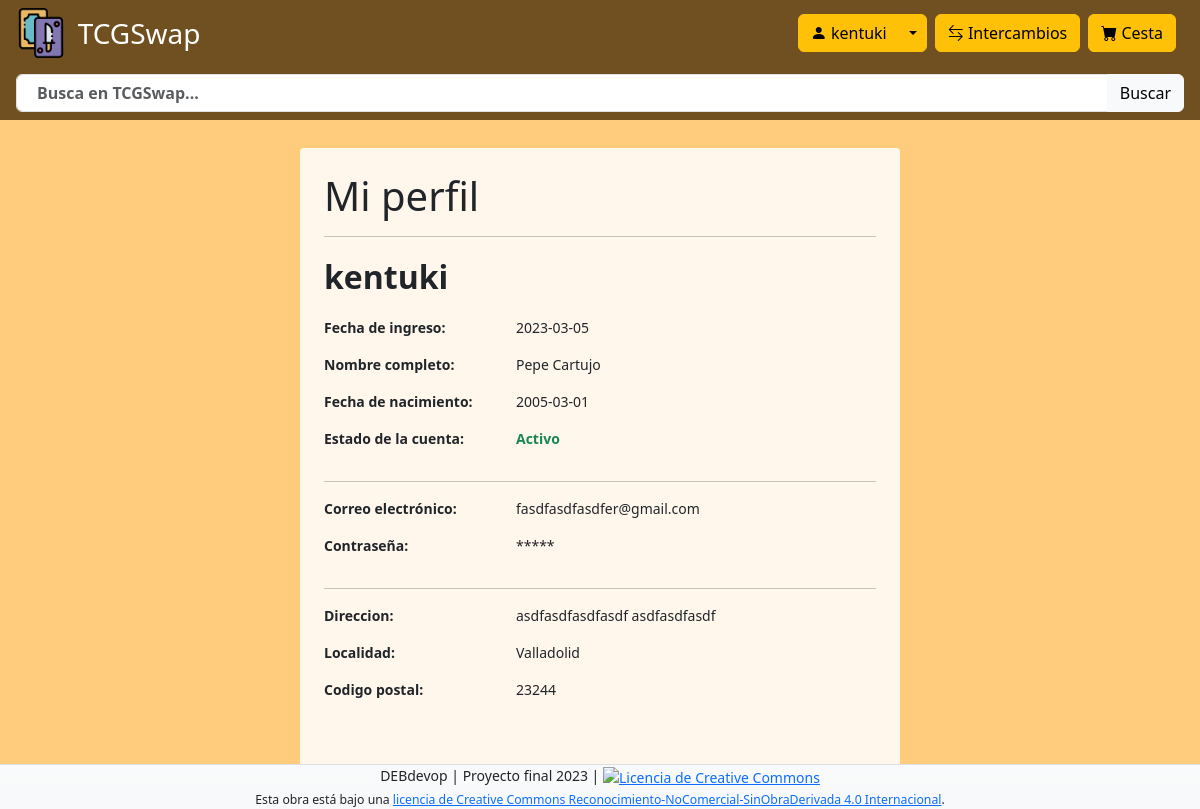
/Usuarios_c/miCuenta (signed in), run on the app's committed database.
### tables this page shows
CREATE TABLE `usuarios` (
  `id_usu` int(11) NOT NULL,
  `username` varchar(25) NOT NULL,
  `password` varchar(25) NOT NULL,
  `nombre` varchar(15) NOT NULL,
  `nombre_completo` varchar(50) NOT NULL,
  `direccion` varchar(50) NOT NULL,
  `localidad` varchar(15) NOT NULL,
  `codpostal` varchar(5) NOT NULL,
  `email` varchar(50) NOT NULL,
  `puntuacion` int(11) NOT NULL DEFAULT 0,
  `transacciones` int(11) NOT NULL DEFAULT 0,
  `disponible` tinyint(1) NOT NULL DEFAULT 1 COMMENT '1 si, 0 no',
  `fecha_creacion` date NOT NULL,
  `fecha_nac` date NOT NULL,
  `activo` tinyint(1) NOT NULL DEFAULT 0 COMMENT '1 Activo\r\n0 Inactivo',
  `token` varchar(255) NOT NULL
);

### app/controladores/Usuarios_c.php (called while the page is built, shortened)
<?php
class Usuarios_c extends Controller
{
    private $usuarios_m;
    public function __construct()
    {
        $this->usuarios_m = $this->load_model("Usuarios_m");
    }
    public function miCuenta()
    {
        $datos['usuario'] = $this->usuarios_m->leerUsu($_SESSION['sesion']['username']);
        $titulo['nombre'] = "Mi cuenta";
        $contenido = "cuenta_v";
        $this->load_view("plantilla/cabecera", $titulo);
        $this->load_view($contenido, $datos);
        $this->load_view("plantilla/pie");
    }
}

### index.php (called while the page is built, shortened)
<?php
$router = new Router();
$metodo = $router->getMethod();
$parametros = $router->getParams();
$micontrolador = new $controlador();
if (empty($parametros)) {
    $micontrolador->$metodo();
} else {
    $micontrolador->$metodo($parametros);
}

### app/modelos/Usuarios_m.php (called while the page is built, shortened)
<?php
class Usuarios_m extends Model
{
    public function leerUsu($usu){
        $cadSQL = "SELECT * FROM usuarios WHERE (username=:usu)";
        $this->consultar($cadSQL);
        $this->enlazar(":usu", $usu);
        $fila = $this->fila();
        return $fila;
    }
}

### app/vistas/cuenta_v.php (the view, shortened to what this page needs)
<main class="container-fluid min-vh-100" style="padding-top: 100px;">
    <div class="pt-3 pt-md-5">
        <div class="row justify-content-center">
            <div class="col-md-6 col-sm-8 container-gris p-4 mx-2">
                <h1>Mi perfil</h1>
                <hr />
                <p class="fs-2 fw-bold"><?= $usuario['username'] ?></p>
                <div class="row">
                    <div class="col-md-4 col-4">
                        <p class="fw-bold">Fecha de ingreso:</p>
                    </div>
                    <div class="col-md-6 col-6">
                        <p><?= $usuario['fecha_creacion'] ?></p>
                    </div>
                </div>
                <div class="row">
                    <div class="col-md-4 col-4">
                        <p class="fw-bold">Nombre completo:</p>
                    </div>
                    <div class="col-md-6 col-6">
                        <p><?= $usuario['nombre_completo'] ?></p>
                    </div>
                </div>
                <div class="row">
                    <div class="col-md-4 col-4">
                        <p class="fw-bold">Fecha de nacimiento:</p>
                    </div>
                    <div class="col-md-6 col-6">
                        <p><?= $usuario['fecha_nac'] ?></p>
                    </div>
                </div>
                <div class="row">
                    <div class="col-md-4 col-4">
                        <p class="fw-bold">Estado de la cuenta:</p>
                    </div>
                    <div class="col-md-6 col-6">
                        <?php if ($usuario['disponible']) : ?>
                            <p class="text-success fw-bold">Activo</p>
                        <?php else : ?>
                            <p class="text-danger fw-bold">Inactivo</p>
                        <?php endif; ?>
                    </div>
                </div>
                <hr />
                <div class="row">
                    <div class="col-md-4 col-4">
                        <p class="fw-bold">Correo electrónico:</p>
                    </div>
                    <div class="col-md-6 col-6">
                        <p><?= $usuario['email'] ?></p>
                    </div>
                </div>
                <div class="row">
                    <div class="col-md-4 col-4">
                        <p class="fw-bold">Contraseña:</p>
                    </div>
                    <div class="col-md-6 col-6">
                        <p>*****</p>
                    </div>
                </div>
                <hr />
                <div class="row">
                    <div class="col-md-4 col-4">
                        <p class="fw-bold">Direccion:</p>
                    </div>
                    <div class="col-md-6 col-6">
                        <p><?= $usuario['direccion'] ?></p>
                    </div>
                </div>
                <div class="row">
                    <div class="col-md-4 col-4">
                        <p class="fw-bold">Localidad:</p>
                    </div>
                    <div class="col-md-6 col-6">
                        <p><?= $usuario['localidad'] ?></p>
                    </div>
                </div>
                <div class="row">
                    <div class="col-md-4 col-4">
                        <p class="fw-bold">Codigo postal:</p>
                    </div>
                    <div class="col-md-6 col-6">
                        <p><?= $usuario['codpostal'] ?></p>
                    </div>
                </div>
                <div class="row mt-5">
                    <div class="col-6">
                        <a href="<?= BASE_URL ?>Usuarios_c/perfil_publico/<?= $usuario['username'] ?>" class="text-primary fs-7 fw-bold text-decoration-none">Ver mi perfil publico</a>
                    </div>
                </div>
            </div>
        </div>
    </div>
</main>

### app/vistas/plantilla/cabecera.php (shortened to what this page needs)
<!DOCTYPE html>
<html lang="es">
<head>
    <link rel="stylesheet" href="<?= BASE_URL; ?>app/assets/libs/bootstrap/css/bootstrap.min.css" />
    <link rel="stylesheet" href="<?= BASE_URL; ?>app/vistas/css/style.css" />
    <link rel="stylesheet" href="<?= BASE_URL; ?>app/assets/libs/icons-1.10.3/font/bootstrap-icons.css">
    <link href="https://cdn.jsdelivr.net/npm/sweetalert2@11.7.1/dist/sweetalert2.min.css" rel="stylesheet">
</head>
<body id="fondo-color" class="position-relative" style="min-height: 100vh;">
    <header id="header" class="fixed-top">
        <nav class="navbar navbar-light row">
            <div class="col-md-6 col-2">
                <a class="text-decoration-none" href="<?= BASE_URL ?>Portal_c">
                    <img src="<?= BASE_URL ?>app/assets/img/logo2.png" style="width: 50px;" class="me-2 img-fluid" />
                    <span class="navbar-brand fs-3 align-middle d-none d-md-inline d-lg-none d-xl-inline text-white">TCGSwap</span>
                </a>
            </div>
            <?php if (isset($_SESSION['sesion'])) : ?>
                <div class="justify-content-end d-flex col-md-6 col-10">
                    <div class="btn-group">
                        <button class="btn btn-warning" type="button">
                            <i class="bi bi-person-fill"></i> <span class="d-none d-md-inline"><?= $_SESSION['sesion']['username']; ?></span>
                        </button>
                        <button type="button" class="btn btn-warning me-2 dropdown-toggle dropdown-toggle-split" data-bs-toggle="dropdown" aria-expanded="false">
                        </button>
                    </div>
                    <a href="<?= BASE_URL ?>Ofertas_c/misOfertas" class="btn btn-warning me-2"><i class="bi bi-arrow-left-right"></i><span class="d-none d-md-inline"> Intercambios</span></a>
                    <a href="<?= BASE_URL ?>Carrito_c" class="btn btn-warning me-2"><i class="bi bi-cart-fill"></i><span class="d-none d-md-inline"> Cesta</span></a>
                </div>
            <?php endif; ?>
        </nav>
        <nav class="navbar nabvar-light">
            <form action="#" method="get" id="buscador" class="position-relative d-inline-block" autocomplete="off">
                <div class="form-group mb-0 row">
                    <div class="col-md col">
                        <div class="input-group">
                            <input type="text" placeholder="Busca en TCGSwap..." id="buscar" name="buscar" class="form-control busqueda" />
                            <button class="btn btn-light" type="submit">Buscar</button>
                        </div>
                    </div>
                </div>
            </form>
        </nav>
    </header>

### app/vistas/plantilla/pie.php
<footer id="footer" class="bg-light bg-gradient position-absolute bottom-0 h-auto">
    <div class="text-center w-100">
        <span>DEBdevop | Proyecto final 2023 | <a rel="license" href="http://creativecommons.org/licenses/by-nc-nd/4.0/"><img alt="Licencia de Creative Commons" style="border-width:0" src="https://i.creativecommons.org/l/by-nc-nd/4.0/80x15.png" /></a></span>
        <br /><small> Esta obra está bajo una <a rel="license" href="http://creativecommons.org/licenses/by-nc-nd/4.0/">licencia de Creative Commons Reconocimiento-NoComercial-SinObraDerivada 4.0 Internacional</a>.</small>
    </div>
</footer>
</body>
</html>

### app/vistas/css/style.css (style rules this page uses)
body { font-size: 14px; }
#header { padding: 0rem 1rem; background-color: #705021; }
.busqueda { font-size: 16px; font-weight: 600; text-indent: 8px; }
#login-logo, #fondo-color { background-color: #ffcb7d; }
#buscador { flex-grow: 1; }
#footer { width: 100%; height: 2.5rem; border-top: 1px solid rgba(0, 0, 0, 0.1); }
.container-gris { background-color: rgba(255, 255, 255, 0.85); }
@media (min-width: 576px) { .container-gris { box-shadow: 0 2px 2px 0 rgb(0 0 0 /20%), 0 3px 1px -2px rgb(0 0 0 / 15%), 0 1px 5px 0 rgb(0, 0, 0 / 20%); border-radius: 0.25rem; } }

### data on the page
usuarios: username "kentuki", fecha_creacion "2023-03-05", nombre_completo "Pepe Cartujo", fecha_nac "2005-03-01", email "fasdfasdfasdfer@gmail.com", direccion "asdfasdfasdfasdf asdfasdfasdf", localidad "Valladolid", codpostal "23244"

### other printed values
$_SESSION['sesion']['username'] "kentuki"
